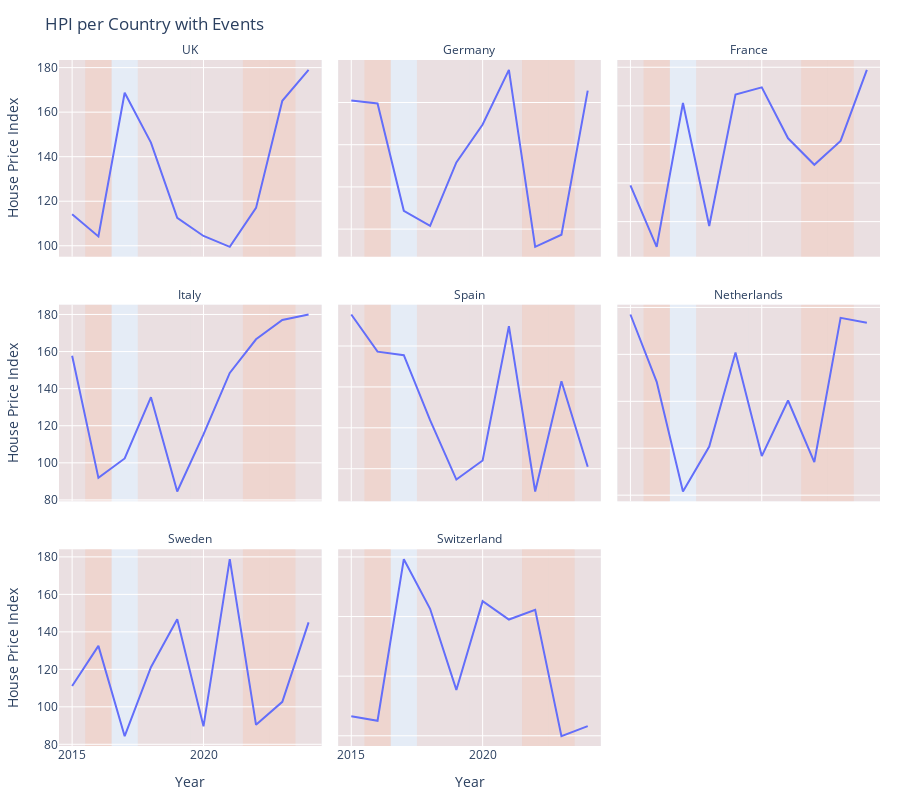

The notebook cell saved with this chart:
### Markdown cell above
I have atually no Idea how I can implement thad into a graph so I will use ChatGPT for thad

### Code cell
fig_facet = px.line(
    df, x="Year", y="House Price Index",
    facet_col="Country", facet_col_wrap=3,  # adjust wrap
    height=800, title="HPI per Country with Events"
)
for ev in events:
    fig_facet.add_vrect(
        x0=ev["start"] - 0.5, x1=ev["end"] + 0.5,
        fillcolor="LightSalmon", opacity=0.17, layer="below", line_width=0
    )
fig_facet.for_each_annotation(lambda a: a.update(text=a.text.split("=")[-1]))
fig_facet.update_yaxes(matches=None)  # independent y-scales per panel (better readability)
fig_facet.update_layout(margin=dict(l=40,r=20,t=60,b=40))
fig_facet.show()

### Figure 1 — Plotly figure (JSON) as saved in the notebook; plotly's stock layout.template omitted (floating-point values rounded to 4 significant figures)
{"data": [{"hovertemplate": "Country=UK<br>Year=%{x}<br>House Price Index=%{y}<extra></extra>", "legendgroup": "", "line": {"color": "#636efa", "dash": "solid"}, "marker": {"symbol": "circle"}, "mode": "lines", "name": "", "orientation": "v", "showlegend": false, "type": "scatter", "x": [2015, 2016, 2017, 2018, 2019, 2020, 2021, 2022, 2023, 2024], "xaxis": "x7", "y": [114.1, 104.2, 168.7, 146.4, 112.5, 104.4, 99.52, 117.0, 165.1, 179.0], "yaxis": "y7"}, {"hovertemplate": "Country=Germany<br>Year=%{x}<br>House Price Index=%{y}<extra></extra>", "legendgroup": "", "line": {"color": "#636efa", "dash": "solid"}, "marker": {"symbol": "circle"}, "mode": "lines", "name": "", "orientation": "v", "showlegend": false, "type": "scatter", "x": [2015, 2016, 2017, 2018, 2019, 2020, 2021, 2022, 2023, 2024], "xaxis": "x8", "y": [160.9, 159.6, 108.7, 101.6, 131.6, 149.6, 175.5, 91.61, 97.32, 165.6], "yaxis": "y8"}, {"hovertemplate": "Country=France<br>Year=%{x}<br>House Price Index=%{y}<extra></extra>", "legendgroup": "", "line": {"color": "#636efa", "dash": "solid"}, "marker": {"symbol": "circle"}, "mode": "lines", "name": "", "orientation": "v", "showlegend": false, "type": "scatter", "x": [2015, 2016, 2017, 2018, 2019, 2020, 2021, 2022, 2023, 2024], "xaxis": "x9", "y": [118.8, 86.94, 161.4, 97.74, 165.8, 169.6, 143.2, 129.4, 141.8, 178.7], "yaxis": "y9"}, {"hovertemplate": "Country=Italy<br>Year=%{x}<br>House Price Index=%{y}<extra></extra>", "legendgroup": "", "line": {"color": "#636efa", "dash": "solid"}, "marker": {"symbol": "circle"}, "mode": "lines", "name": "", "orientation": "v", "showlegend": false, "type": "scatter", "x": [2015, 2016, 2017, 2018, 2019, 2020, 2021, 2022, 2023, 2024], "xaxis": "x4", "y": [157.7, 91.88, 102.4, 135.4, 84.54, 115.3, 148.5, 166.6, 177.0, 180.0], "yaxis": "y4"}, {"hovertemplate": "Country=Spain<br>Year=%{x}<br>House Price Index=%{y}<extra></extra>", "legendgroup": "", "line": {"color": "#636efa", "dash": "solid"}, "marker": {"symbol": "circle"}, "mode": "lines", "name": "", "orientation": "v", "showlegend": false, "type": "scatter", "x": [2015, 2016, 2017, 2018, 2019, 2020, 2021, 2022, 2023, 2024], "xaxis": "x5", "y": [175.4, 157.2, 155.5, 123.7, 94.71, 104.0, 169.7, 88.87, 142.8, 100.9], "yaxis": "y5"}, {"hovertemplate": "Country=Netherlands<br>Year=%{x}<br>House Price Index=%{y}<extra></extra>", "legendgroup": "", "line": {"color": "#636efa", "dash": "solid"}, "marker": {"symbol": "circle"}, "mode": "lines", "name": "", "orientation": "v", "showlegend": false, "type": "scatter", "x": [2015, 2016, 2017, 2018, 2019, 2020, 2021, 2022, 2023, 2024], "xaxis": "x6", "y": [177.0, 148.3, 101.6, 120.7, 160.8, 116.6, 140.3, 114.1, 175.6, 173.4], "yaxis": "y6"}, {"hovertemplate": "Country=Sweden<br>Year=%{x}<br>House Price Index=%{y}<extra></extra>", "legendgroup": "", "line": {"color": "#636efa", "dash": "solid"}, "marker": {"symbol": "circle"}, "mode": "lines", "name": "", "orientation": "v", "showlegend": false, "type": "scatter", "x": [2015, 2016, 2017, 2018, 2019, 2020, 2021, 2022, 2023, 2024], "xaxis": "x", "y": [111.1, 132.5, 84.34, 121.1, 146.8, 89.57, 178.8, 90.41, 102.7, 145.1], "yaxis": "y"}, {"hovertemplate": "Country=Switzerland<br>Year=%{x}<br>House Price Index=%{y}<extra></extra>", "legendgroup": "", "line": {"color": "#636efa", "dash": "solid"}, "marker": {"symbol": "circle"}, "mode": "lines", "name": "", "orientation": "v", "showlegend": false, "type": "scatter", "x": [2015, 2016, 2017, 2018, 2019, 2020, 2021, 2022, 2023, 2024], "xaxis": "x2", "y": [126.5, 125.0, 179.2, 162.6, 135.4, 165.1, 159.0, 162.2, 119.9, 123.2], "yaxis": "y2"}], "layout": {"annotations": [{"showarrow": false, "text": "Sweden", "x": 0.16, "xanchor": "center", "xref": "paper", "y": 0.2867, "yanchor": "bottom", "yref": "paper"}, {"showarrow": false, "text": "Switzerland", "x": 0.5, "xanchor": "center", "xref": "paper", "y": 0.2867, "yanchor": "bottom", "yref": "paper"}, {"showarrow": false, "text": "Italy", "x": 0.16, "xanchor": "center", "xref": "paper", "y": 0.6433, "yanchor": "bottom", "yref": "paper"}, {"showarrow": false, "text": "Spain", "x": 0.5, "xanchor": "center", "xref": "paper", "y": 0.6433, "yanchor": "bottom", "yref": "paper"}, {"showarrow": false, "text": "Netherlands", "x": 0.84, "xanchor": "center", "xref": "paper", "y": 0.6433, "yanchor": "bottom", "yref": "paper"}, {"showarrow": false, "text": "UK", "x": 0.16, "xanchor": "center", "xref": "paper", "y": 1.0, "yanchor": "bottom", "yref": "paper"}, {"showarrow": false, "text": "Germany", "x": 0.5, "xanchor": "center", "xref": "paper", "y": 1.0, "yanchor": "bottom", "yref": "paper"}, {"showarrow": false, "text": "France", "x": 0.84, "xanchor": "center", "xref": "paper", "y": 1.0, "yanchor": "bottom", "yref": "paper"}], "height": 800, "legend": {"tracegroupgap": 0}, "margin": {"b": 40, "l": 40, "r": 20, "t": 60}, "shapes": [{"fillcolor": "LightSalmon", "layer": "below", "line": {"width": 0}, "opacity": 0.17, "type": "rect", "x0": 2014.0, "x1": 2016.0, "xref": "x", "y0": 0, "y1": 1, "yref": "y domain"}, {"fillcolor": "LightSalmon", "layer": "below", "line": {"width": 0}, "opacity": 0.17, "type": "rect", "x0": 2014.0, "x1": 2016.0, "xref": "x2", "y0": 0, "y1": 1, "yref": "y2 domain"}, {"fillcolor": "LightSalmon", "layer": "below", "line": {"width": 0}, "opacity": 0.17, "type": "rect", "x0": 2014.0, "x1": 2016.0, "xref": "x4", "y0": 0, "y1": 1, "yref": "y4 domain"}, {"fillcolor": "LightSalmon", "layer": "below", "line": {"width": 0}, "opacity": 0.17, "type": "rect", "x0": 2014.0, "x1": 2016.0, "xref": "x5", "y0": 0, "y1": 1, "yref": "y5 domain"}, {"fillcolor": "LightSalmon", "layer": "below", "line": {"width": 0}, "opacity": 0.17, "type": "rect", "x0": 2014.0, "x1": 2016.0, "xref": "x6", "y0": 0, "y1": 1, "yref": "y6 domain"}, {"fillcolor": "LightSalmon", "layer": "below", "line": {"width": 0}, "opacity": 0.17, "type": "rect", "x0": 2014.0, "x1": 2016.0, "xref": "x7", "y0": 0, "y1": 1, "yref": "y7 domain"}, {"fillcolor": "LightSalmon", "layer": "below", "line": {"width": 0}, "opacity": 0.17, "type": "rect", "x0": 2014.0, "x1": 2016.0, "xref": "x8", "y0": 0, "y1": 1, "yref": "y8 domain"}, {"fillcolor": "LightSalmon", "layer": "below", "line": {"width": 0}, "opacity": 0.17, "type": "rect", "x0": 2014.0, "x1": 2016.0, "xref": "x9", "y0": 0, "y1": 1, "yref": "y9 domain"}, {"fillcolor": "LightSalmon", "layer": "below", "line": {"width": 0}, "opacity": 0.17, "type": "rect", "x0": 2016.0, "x1": 2016.0, "xref": "x", "y0": 0, "y1": 1, "yref": "y domain"}, {"fillcolor": "LightSalmon", "layer": "below", "line": {"width": 0}, "opacity": 0.17, "type": "rect", "x0": 2016.0, "x1": 2016.0, "xref": "x2", "y0": 0, "y1": 1, "yref": "y2 domain"}, {"fillcolor": "LightSalmon", "layer": "below", "line": {"width": 0}, "opacity": 0.17, "type": "rect", "x0": 2016.0, "x1": 2016.0, "xref": "x4", "y0": 0, "y1": 1, "yref": "y4 domain"}, {"fillcolor": "LightSalmon", "layer": "below", "line": {"width": 0}, "opacity": 0.17, "type": "rect", "x0": 2016.0, "x1": 2016.0, "xref": "x5", "y0": 0, "y1": 1, "yref": "y5 domain"}, {"fillcolor": "LightSalmon", "layer": "below", "line": {"width": 0}, "opacity": 0.17, "type": "rect", "x0": 2016.0, "x1": 2016.0, "xref": "x6", "y0": 0, "y1": 1, "yref": "y6 domain"}, {"fillcolor": "LightSalmon", "layer": "below", "line": {"width": 0}, "opacity": 0.17, "type": "rect", "x0": 2016.0, "x1": 2016.0, "xref": "x7", "y0": 0, "y1": 1, "yref": "y7 domain"}, {"fillcolor": "LightSalmon", "layer": "below", "line": {"width": 0}, "opacity": 0.17, "type": "rect", "x0": 2016.0, "x1": 2016.0, "xref": "x8", "y0": 0, "y1": 1, "yref": "y8 domain"}, {"fillcolor": "LightSalmon", "layer": "below", "line": {"width": 0}, "opacity": 0.17, "type": "rect", "x0": 2016.0, "x1": 2016.0, "xref": "x9", "y0": 0, "y1": 1, "yref": "y9 domain"}, {"fillcolor": "LightSalmon", "layer": "below", "line": {"width": 0}, "opacity": 0.17, "type": "rect", "x0": 2018.0, "x1": 2020.0, "xref": "x", "y0": 0, "y1": 1, "yref": "y domain"}, {"fillcolor": "LightSalmon", "layer": "below", "line": {"width": 0}, "opacity": 0.17, "type": "rect", "x0": 2018.0, "x1": 2020.0, "xref": "x2", "y0": 0, "y1": 1, "yref": "y2 domain"}, {"fillcolor": "LightSalmon", "layer": "below", "line": {"width": 0}, "opacity": 0.17, "type": "rect", "x0": 2018.0, "x1": 2020.0, "xref": "x4", "y0": 0, "y1": 1, "yref": "y4 domain"}, {"fillcolor": "LightSalmon", "layer": "below", "line": {"width": 0}, "opacity": 0.17, "type": "rect", "x0": 2018.0, "x1": 2020.0, "xref": "x5", "y0": 0, "y1": 1, "yref": "y5 domain"}, {"fillcolor": "LightSalmon", "layer": "below", "line": {"width": 0}, "opacity": 0.17, "type": "rect", "x0": 2018.0, "x1": 2020.0, "xref": "x6", "y0": 0, "y1": 1, "yref": "y6 domain"}, {"fillcolor": "LightSalmon", "layer": "below", "line": {"width": 0}, "opacity": 0.17, "type": "rect", "x0": 2018.0, "x1": 2020.0, "xref": "x7", "y0": 0, "y1": 1, "yref": "y7 domain"}, {"fillcolor": "LightSalmon", "layer": "below", "line": {"width": 0}, "opacity": 0.17, "type": "rect", "x0": 2018.0, "x1": 2020.0, "xref": "x8", "y0": 0, "y1": 1, "yref": "y8 domain"}, {"fillcolor": "LightSalmon", "layer": "below", "line": {"width": 0}, "opacity": 0.17, "type": "rect", "x0": 2018.0, "x1": 2020.0, "xref": "x9", "y0": 0, "y1": 1, "yref": "y9 domain"}, {"fillcolor": "LightSalmon", "layer": "below", "line": {"width": 0}, "opacity": 0.17, "type": "rect", "x0": 2020.0, "x1": 2022.0, "xref": "x", "y0": 0, "y1": 1, "yref": "y domain"}, {"fillcolor": "LightSalmon", "layer": "below", "line": {"width": 0}, "opacity": 0.17, "type": "rect", "x0": 2020.0, "x1": 2022.0, "xref": "x2", "y0": 0, "y1": 1, "yref": "y2 domain"}, {"fillcolor": "LightSalmon", "layer": "below", "line": {"width": 0}, "opacity": 0.17, "type": "rect", "x0": 2020.0, "x1": 2022.0, "xref": "x4", "y0": 0, "y1": 1, "yref": "y4 domain"}, {"fillcolor": "LightSalmon", "layer": "below", "line": {"width": 0}, "opacity": 0.17, "type": "rect", "x0": 2020.0, "x1": 2022.0, "xref": "x5", "y0": 0, "y1": 1, "yref": "y5 domain"}, {"fillcolor": "LightSalmon", "layer": "below", "line": {"width": 0}, "opacity": 0.17, "type": "rect", "x0": 2020.0, "x1": 2022.0, "xref": "x6", "y0": 0, "y1": 1, "yref": "y6 domain"}, {"fillcolor": "LightSalmon", "layer": "below", "line": {"width": 0}, "opacity": 0.17, "type": "rect", "x0": 2020.0, "x1": 2022.0, "xref": "x7", "y0": 0, "y1": 1, "yref": "y7 domain"}, {"fillcolor": "LightSalmon", "layer": "below", "line": {"width": 0}, "opacity": 0.17, "type": "rect", "x0": 2020.0, "x1": 2022.0, "xref": "x8", "y0": 0, "y1": 1, "yref": "y8 domain"}, {"fillcolor": "LightSalmon", "layer": "below", "line": {"width": 0}, "opacity": 0.17, "type": "rect", "x0": 2020.0, "x1": 2022.0, "xref": "x9", "y0": 0, "y1": 1, "yref": "y9 domain"}, {"fillcolor": "LightSalmon", "layer": "below", "line": {"width": 0}, "opacity": 0.17, "type": "rect", "x0": 2022.0, "x1": 2024.0, "xref": "x", "y0": 0, "y1": 1, "yref": "y domain"}, {"fillcolor": "LightSalmon", "layer": "below", "line": {"width": 0}, "opacity": 0.17, "type": "rect", "x0": 2022.0, "x1": 2024.0, "xref": "x2", "y0": 0, "y1": 1, "yref": "y2 domain"}, {"fillcolor": "LightSalmon", "layer": "below", "line": {"width": 0}, "opacity": 0.17, "type": "rect", "x0": 2022.0, "x1": 2024.0, "xref": "x4", "y0": 0, "y1": 1, "yref": "y4 domain"}, {"fillcolor": "LightSalmon", "layer": "below", "line": {"width": 0}, "opacity": 0.17, "type": "rect", "x0": 2022.0, "x1": 2024.0, "xref": "x5", "y0": 0, "y1": 1, "yref": "y5 domain"}, {"fillcolor": "LightSalmon", "layer": "below", "line": {"width": 0}, "opacity": 0.17, "type": "rect", "x0": 2022.0, "x1": 2024.0, "xref": "x6", "y0": 0, "y1": 1, "yref": "y6 domain"}, {"fillcolor": "LightSalmon", "layer": "below", "line": {"width": 0}, "opacity": 0.17, "type": "rect", "x0": 2022.0, "x1": 2024.0, "xref": "x7", "y0": 0, "y1": 1, "yref": "y7 domain"}, {"fillcolor": "LightSalmon", "layer": "below", "line": {"width": 0}, "opacity": 0.17, "type": "rect", "x0": 2022.0, "x1": 2024.0, "xref": "x8", "y0": 0, "y1": 1, "yref": "y8 domain"}, {"fillcolor": "LightSalmon", "layer": "below", "line": {"width": 0}, "opacity": 0.17, "type": "rect", "x0": 2022.0, "x1": 2024.0, "xref": "x9", "y0": 0, "y1": 1, "yref": "y9 domain"}, {"fillcolor": "LightSalmon", "layer": "below", "line": {"width": 0}, "opacity": 0.17, "type": "rect", "x0": 2022.0, "x1": 2024.0, "xref": "x", "y0": 0, "y1": 1, "yref": "y domain"}, {"fillcolor": "LightSalmon", "layer": "below", "line": {"width": 0}, "opacity": 0.17, "type": "rect", "x0": 2022.0, "x1": 2024.0, "xref": "x2", "y0": 0, "y1": 1, "yref": "y2 domain"}, {"fillcolor": "LightSalmon", "layer": "below", "line": {"width": 0}, "opacity": 0.17, "type": "rect", "x0": 2022.0, "x1": 2024.0, "xref": "x4", "y0": 0, "y1": 1, "yref": "y4 domain"}, {"fillcolor": "LightSalmon", "layer": "below", "line": {"width": 0}, "opacity": 0.17, "type": "rect", "x0": 2022.0, "x1": 2024.0, "xref": "x5", "y0": 0, "y1": 1, "yref": "y5 domain"}, {"fillcolor": "LightSalmon", "layer": "below", "line": {"width": 0}, "opacity": 0.17, "type": "rect", "x0": 2022.0, "x1": 2024.0, "xref": "x6", "y0": 0, "y1": 1, "yref": "y6 domain"}, {"fillcolor": "LightSalmon", "layer": "below", "line": {"width": 0}, "opacity": 0.17, "type": "rect", "x0": 2022.0, "x1": 2024.0, "xref": "x7", "y0": 0, "y1": 1, "yref": "y7 domain"}, {"fillcolor": "LightSalmon", "layer": "below", "line": {"width": 0}, "opacity": 0.17, "type": "rect", "x0": 2022.0, "x1": 2024.0, "xref": "x8", "y0": 0, "y1": 1, "yref": "y8 domain"}, {"fillcolor": "LightSalmon", "layer": "below", "line": {"width": 0}, "opacity": 0.17, "type": "rect", "x0": 2022.0, "x1": 2024.0, "xref": "x9", "y0": 0, "y1": 1, "yref": "y9 domain"}], "title": {"text": "HPI per Country with Events"}, "xaxis": {"anchor": "y", "domain": [0, 0.32], "title": {"text": "Year"}}, "xaxis2": {"anchor": "y2", "domain": [0.34, 0.66], "matches": "x", "title": {"text": "Year"}}, "xaxis3": {"anchor": "y3", "domain": [0.68, 1.0], "matches": "x", "title": {"text": "Year"}}, "xaxis4": {"anchor": "y4", "domain": [0, 0.32], "matches": "x", "showticklabels": false}, "xaxis5": {"anchor": "y5", "domain": [0.34, 0.66], "matches": "x", "showticklabels": false}, "xaxis6": {"anchor": "y6", "domain": [0.68, 1.0], "matches": "x", "showticklabels": false}, "xaxis7": {"anchor": "y7", "domain": [0, 0.32], "matches": "x", "showticklabels": false}, "xaxis8": {"anchor": "y8", "domain": [0.34, 0.66], "matches": "x", "showticklabels": false}, "xaxis9": {"anchor": "y9", "domain": [0.68, 1.0], "matches": "x", "showticklabels": false}, "yaxis": {"anchor": "x", "domain": [0, 0.2867], "title": {"text": "House Price Index"}}, "yaxis2": {"anchor": "x2", "domain": [0, 0.2867], "showticklabels": false}, "yaxis3": {"anchor": "x3", "domain": [0, 0.2867], "showticklabels": false}, "yaxis4": {"anchor": "x4", "domain": [0.3567, 0.6433], "title": {"text": "House Price Index"}}, "yaxis5": {"anchor": "x5", "domain": [0.3567, 0.6433], "showticklabels": false}, "yaxis6": {"anchor": "x6", "domain": [0.3567, 0.6433], "showticklabels": false}, "yaxis7": {"anchor": "x7", "domain": [0.7133, 1.0], "title": {"text": "House Price Index"}}, "yaxis8": {"anchor": "x8", "domain": [0.7133, 1.0], "showticklabels": false}, "yaxis9": {"anchor": "x9", "domain": [0.7133, 1.0], "showticklabels": false}}}
